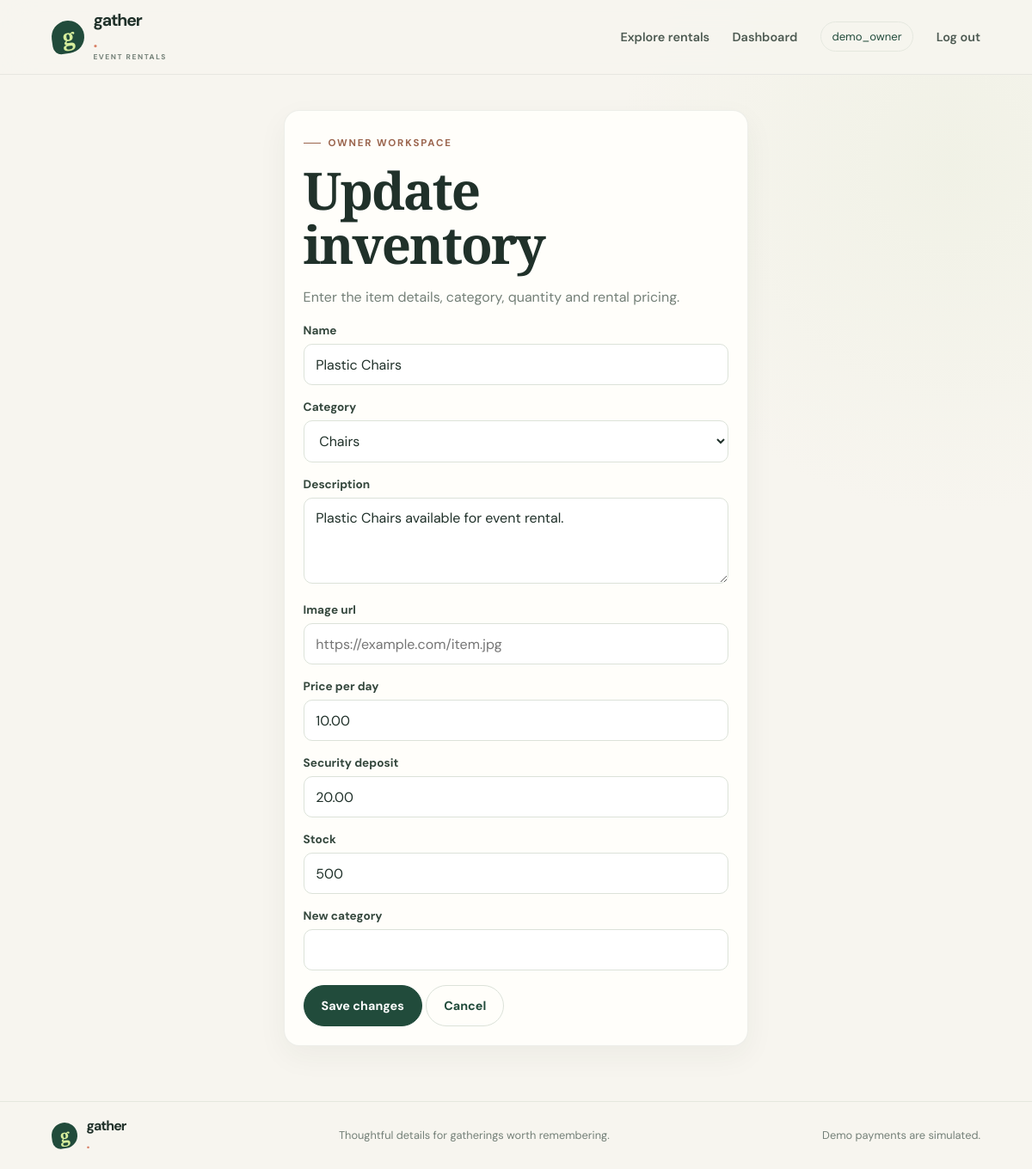
/stock/1/edit/ (signed in), run on the app's committed database.
### inventory/models.py (models this page shows, shortened)
class InventoryItem(models.Model):
    owner = models.ForeignKey(
        settings.AUTH_USER_MODEL,
        on_delete=models.CASCADE,
        related_name='stock_items',
    )
    name = models.CharField(max_length=120)
    category = models.ForeignKey(
        Category,
        on_delete=models.PROTECT,
        related_name='products',
        null=True,
        blank=True,
    )
    description = models.TextField(blank=True)
    image_url = models.URLField(blank=True)
    price_per_day = models.DecimalField(
        max_digits=10,
        decimal_places=2,
        validators=[MinValueValidator(Decimal('0.01'))],
    )
    security_deposit = models.DecimalField(
        max_digits=10,
        decimal_places=2,
        default=Decimal('0.00'),
        validators=[MinValueValidator(Decimal('0.00'))],
    )
    stock = models.PositiveIntegerField(validators=[MinValueValidator(1)])
    is_active = models.BooleanField(default=True)
    created_at = models.DateTimeField(auto_now_add=True)
    updated_at = models.DateTimeField(auto_now=True)
    class Meta:
        ordering = ['name', 'id']
        constraints = [
            models.CheckConstraint(
                condition=models.Q(stock__gte=1),
                name='product_stock_positive',
            ),
        ]

### myapp/views.py (the view)
# urls.py: path('stock/<int:product_id>/edit/', views.edit_product, name='edit-product'),
@role_required(UserProfile.Role.OWNER)
def edit_product(request, product_id):
    product = get_object_or_404(Product, pk=product_id, owner=request.user)
    form = ProductForm(request.POST or None, instance=product)
    if form.is_valid():
        form.save()
        messages.success(request, f'{product.name} was updated.')
        return redirect('dashboard')
    return render(
        request,
        'myapp/product_form.html',
        {'form': form, 'product': product},
    )

### myapp/forms.py (shortened to what this page needs)
class ProductForm(forms.ModelForm):
    new_category = forms.CharField(
        required=False,
        max_length=80,
        help_text='Optional: enter a new category instead of selecting one.',
    )
    class Meta:
        model = Product
        fields = (
            'name',
            'category',
            'description',
            'image_url',
            'price_per_day',
            'security_deposit',
            'stock',
        )
        widgets = {
            'category': forms.Select(attrs={'required': False}),
            'description': forms.Textarea(attrs={'rows': 3}),
            'price_per_day': forms.NumberInput(attrs={'min': '0.01', 'step': '0.01'}),
            'security_deposit': forms.NumberInput(attrs={'min': '0', 'step': '0.01'}),
            'stock': forms.NumberInput(attrs={'min': 1, 'step': 1}),
            'image_url': forms.URLInput(attrs={'placeholder': 'https://example.com/item.jpg'}),
        }
    def __init__(self, *args, **kwargs):
        super().__init__(*args, **kwargs)
        self.fields['category'].queryset = Category.objects.all()
        self.fields['category'].required = False

### inventory/models.py (called while the page is built)
    def __str__(self):
        return self.name

### myapp/views.py (called while the page is built)
def user_role(user):
    return UserProfile.objects.filter(user=user).values_list('role', flat=True).first()

def role_required(role):
    def decorator(view_function):
        @wraps(view_function)
        @login_required
        def wrapped(request, *args, **kwargs):
            if user_role(request.user) != role:
                messages.error(request, 'You do not have permission to access that page.')
                return redirect('dashboard')
            return view_function(request, *args, **kwargs)
        return wrapped
    return decorator

### myapp/templates/myapp/product_form.html (shortened to what this page needs)
{% extends "myapp/base.html" %}
{% block main_class %}narrow{% endblock %}
{% block content %}
    <section class="card">
        <p class="eyebrow">Owner workspace</p>
        <h1>{% if product %}Update{% else %}Add{% endif %} inventory</h1>
        <p class="muted">Enter the item details, category, quantity and rental pricing.</p>
        <form method="post">
            {% for field in form %}
                <div class="field">
                    <label for="{{ field.id_for_label }}">{{ field.label }}</label>
                    {{ field }}
                </div>
            {% endfor %}
            <button class="button" type="submit">{% if product %}Save changes{% else %}Add item{% endif %}</button>
            <a class="button secondary" href="{% url 'dashboard' %}">Cancel</a>
        </form>
    </section>
{% endblock %}

### myapp/templates/myapp/base.html (shortened to what this page needs)
<!DOCTYPE html>
<html lang="en">
<head>
    {% load static %}
    <link rel="stylesheet" href="{% static 'myapp/css/site.css' %}">
</head>
<body>
    <header class="site-header">
        <a class="brand" href="{% url 'home' %}">
            <span class="brand-mark" aria-hidden="true">g</span>
            <span>gather<span class="brand-dot">.</span><small>EVENT RENTALS</small></span>
        </a>
        <nav class="nav" aria-label="Main navigation">
            <a class="nav-link" href="{% url 'home' %}#inventory">Explore rentals</a>
            {% if request.user.is_authenticated %}
                <a class="nav-link" href="{% url 'dashboard' %}">Dashboard</a>
                <span class="user-chip">{{ request.user.username }}</span>
                <form method="post" action="{% url 'logout' %}">
                    <button class="nav-link nav-button" type="submit">Log out</button>
                </form>
            {% else %}
                <a class="nav-link" href="{% url 'login' %}">Log in</a>
                <a class="button button-small" href="{% url 'signup' %}">Get started <span aria-hidden="true">↗</span></a>
            {% endif %}
        </nav>
    </header>
    <main class="{% block main_class %}{% endblock %}">
        {% block content %}{% endblock %}
    </main>
    <footer class="site-footer">
        <a class="brand footer-brand" href="{% url 'home' %}"><span class="brand-mark" aria-hidden="true">g</span><span>gather<span class="brand-dot">.</span></span></a>
        <span>Thoughtful details for gatherings worth remembering.</span>
        <span class="footer-note">Demo payments are simulated.</span>
    </footer>
</body>
</html>

### myapp/static/myapp/css/site.css (style rules this page uses)
:root { font-family: "DM Sans", "Segoe UI", sans-serif; color: #20312a; background: #f7f5ef; font-synthesis: none; text-rendering: optimizeLegibility; --ink: #20312a; --muted: #748078; --green: #214b3b; --green-dark: #17392d; --lime: #d6ed9c; --cream: #f7f5ef; --line: #e4e7de; --coral: #e48970; --shadow: 0 20px 60px rgb(38 53 43 / 9%); }
* { box-sizing: border-box; }
html { scroll-behavior: smooth; }
body { min-height: 100vh; margin: 0; display: flex; flex-direction: column; background: radial-gradient(ellipse at 92% 14%, rgb(226 233 209 / 30%), transparent 24rem), var(--cream); }
a { color: var(--green); }
button, input, select, textarea { font: inherit; }
button, a { -webkit-tap-highlight-color: transparent; }
.site-header { position: sticky; z-index: 10; top: 0; display: flex; min-height: 82px; align-items: center; justify-content: space-between; gap: 1.5rem; padding: .9rem max(5vw, calc((100vw - 1160px) / 2)); border-bottom: 1px solid rgb(32 49 42 / 7%); background: rgb(247 245 239 / 90%); backdrop-filter: blur(18px); }
.brand { display: inline-flex; align-items: center; gap: .65rem; color: var(--ink); font-size: 1.22rem; font-weight: 700; letter-spacing: -.06em; line-height: 1; text-decoration: none; }
.brand > span:last-child { display: flex; flex-direction: column; gap: .3rem; }
.brand small { color: var(--muted); font-size: .53rem; font-weight: 700; letter-spacing: .18em; }
.brand-dot { color: #d98268; }
.brand-mark { display: grid; width: 38px; height: 38px; place-items: center; border-radius: 50% 50% 50% 10px; background: var(--green); color: var(--lime); font-family: "Playfair Display", Georgia, serif; font-size: 1.65rem; font-style: italic; font-weight: 600; transform: rotate(-8deg); }
.nav { display: flex; align-items: center; gap: clamp(.8rem, 2.2vw, 1.8rem); }
.nav form { margin: 0; }
.nav-link { padding: .35rem 0; border: 0; background: none; color: #4d5a52; font-size: .9rem; font-weight: 600; text-decoration: none; cursor: pointer; transition: color .2s ease; }
.user-chip { padding: .5rem .8rem; border: 1px solid var(--line); border-radius: 999px; color: var(--green); font-size: .82rem; }
main { width: min(100% - 2.5rem, 1160px); flex: 1; margin: 2.6rem auto 4rem; }
main.narrow { width: min(100% - 2rem, 540px); }
h1, h2, h3, p { margin-top: 0; }
h1, h2, h3 { color: var(--ink); }
h1, h2 { font-family: "Playfair Display", Georgia, serif; font-weight: 600; letter-spacing: -.035em; }
h1 { margin-bottom: 1rem; font-size: clamp(2.2rem, 5vw, 4.1rem); line-height: 1.05; }
.muted { color: var(--muted); line-height: 1.7; }
.eyebrow { display: inline-flex; align-items: center; gap: .55rem; margin-bottom: 1rem; color: #9b654e; font-size: .72rem; font-weight: 700; letter-spacing: .16em; text-transform: uppercase; }
.eyebrow::before { width: 20px; height: 1px; background: currentColor; content: ""; }
.button { display: inline-flex; min-height: 48px; align-items: center; justify-content: center; gap: .65rem; padding: .76rem 1.25rem; border: 1px solid var(--green); border-radius: 999px; background: var(--green); color: #fff; font-size: .9rem; font-weight: 700; text-decoration: none; cursor: pointer; transition: transform .18s ease, background .18s ease, box-shadow .18s ease; }
.button.secondary { border-color: #dce2d9; background: transparent; color: var(--green); }
.card { padding: 1.35rem; border: 1px solid rgb(32 49 42 / 8%); border-radius: 18px; background: #fffefa; box-shadow: 0 12px 34px rgb(38 53 43 / 5%); }
.field { margin: 1.05rem 0; }
label { display: block; margin-bottom: .45rem; color: #34473d; font-size: .85rem; font-weight: 700; }
input, textarea, select { width: 100%; min-height: 48px; padding: .75rem .85rem; border: 1px solid #dce2d9; border-radius: 10px; background: #fff; color: var(--ink); transition: border-color .18s ease, box-shadow .18s ease; }
textarea { min-height: 100px; }
.site-footer { display: flex; align-items: center; justify-content: space-between; gap: 1rem; padding: 1.3rem max(5vw, calc((100vw - 1160px) / 2)); border-top: 1px solid var(--line); color: var(--muted); font-size: .8rem; }
.footer-brand { font-size: 1rem; }
.footer-brand .brand-mark { width: 30px; height: 30px; font-size: 1.3rem; }
.footer-note { text-align: right; }

### data on the page
InventoryItem: form "Plastic Chairs" "Chairs" "Plastic Chairs available for event rental." "10.00" "20.00" "500"

### other printed values
{{ request.user.username }} "demo_owner"
{{ field.label }} "Name" "Category" "Description" "Image url" "Price per day" "Security deposit" "Stock" "New category"
